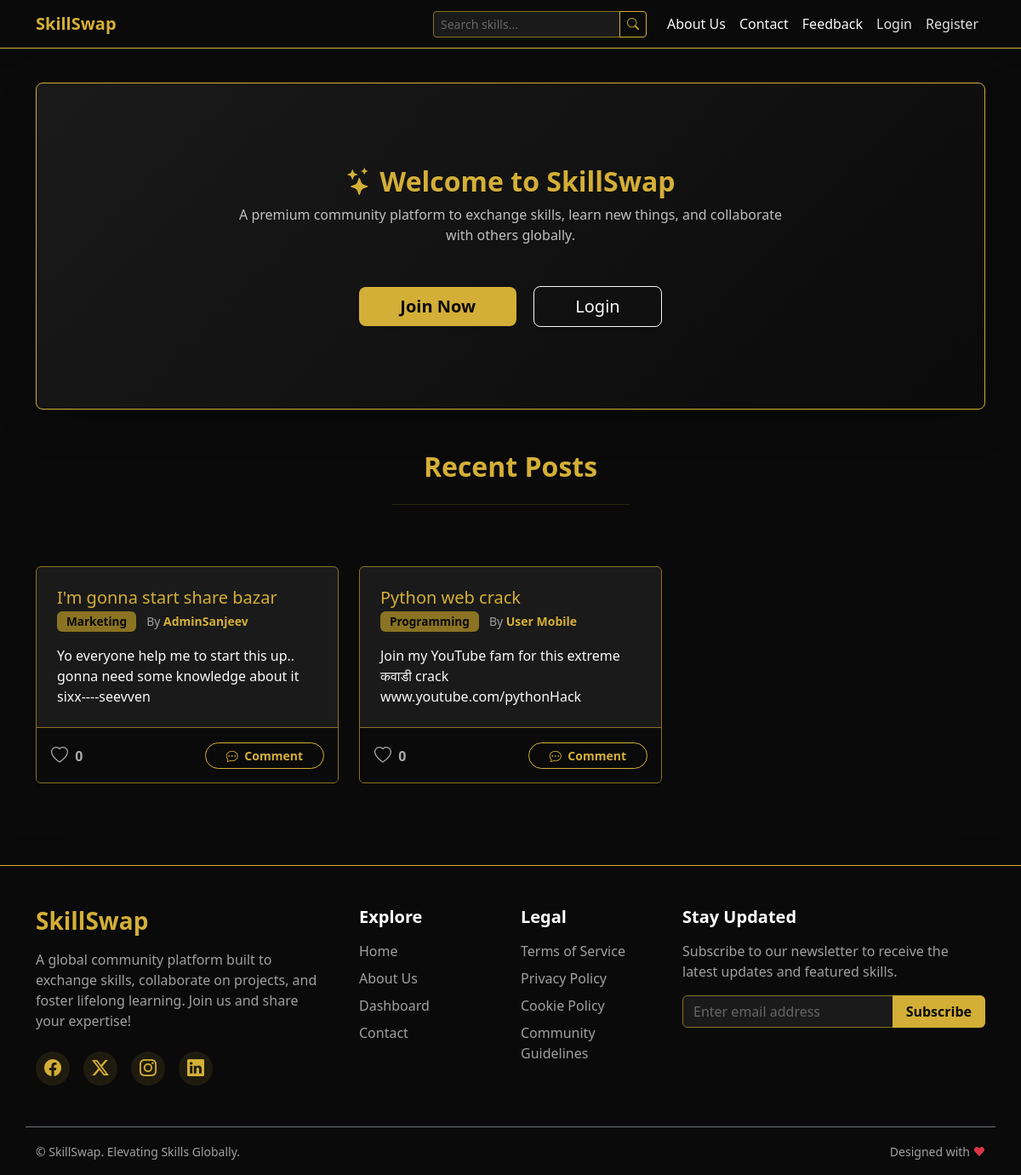
Page /home on the earlier database version.
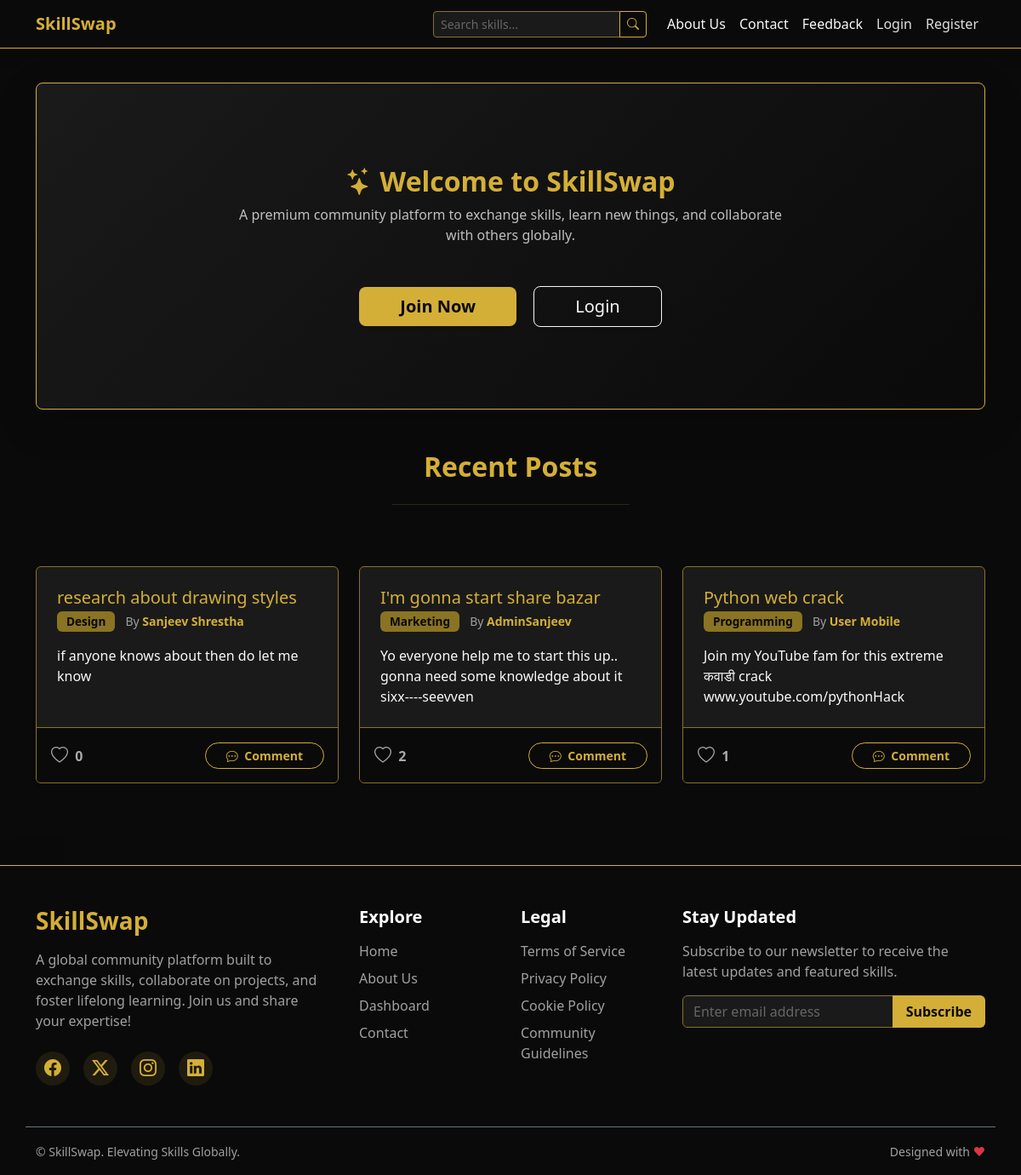
Same page on the later database version.
### models.py (models this page shows)
class Skill(db.Model):
    id = db.Column(db.Integer, primary_key=True)
    title = db.Column(db.String(100), nullable=False)
    description = db.Column(db.Text, nullable=False)
    date_posted = db.Column(db.DateTime, nullable=False, default=datetime.utcnow)
    user_id = db.Column(db.Integer, db.ForeignKey('user.id'), nullable=False)
    category_id = db.Column(db.Integer, db.ForeignKey('category.id'), nullable=False)
    comments = db.relationship('Comment', backref='skill', lazy=True)
    likes = db.relationship('Like', backref='skill', lazy=True)

class Category(db.Model):
    id = db.Column(db.Integer, primary_key=True)
    name = db.Column(db.String(50), unique=True, nullable=False)
    skills = db.relationship('Skill', backref='category', lazy=True)

class User(db.Model, UserMixin):
    id = db.Column(db.Integer, primary_key=True)
    username = db.Column(db.String(20), unique=True, nullable=False)
    email = db.Column(db.String(120), unique=True, nullable=False)
    password = db.Column(db.String(60), nullable=False)
    is_admin = db.Column(db.Boolean, default=False)
    skills = db.relationship('Skill', backref='author', lazy=True)
    comments = db.relationship('Comment', backref='author', lazy=True)
    feedbacks = db.relationship('Feedback', backref='author', lazy=True)
    likes = db.relationship('Like', backref='user', lazy=True)

### app.py (the view)
@app.route("/")
@app.route("/home")
def home():
    skills = Skill.query.order_by(Skill.date_posted.desc()).limit(6).all()
    return render_template('index.html', skills=skills)

### templates/index.html (shortened to what this page needs)
{% extends "base.html" %}
{% block content %}
<div class="p-5 mb-5 bg-darkest border border-gold shadow-lg rounded-3 text-center hero-section">
    <div class="container-fluid py-5">
        <h2 class="fw-bold text-gold mb-2"><i class="bi bi-stars me-2"></i>Welcome to SkillSwap</h2>
        <p class="col-md-8 mx-auto fs-6 text-light opacity-75">
            A premium community platform to exchange skills, learn new things, and collaborate with others globally.
        </p>
        <div class="mt-5">
            {% if not current_user.is_authenticated %}
            <a href="{{ url_for('register') }}" class="btn btn-gold btn-lg px-5 shadow-sm fw-bold">Join Now</a>
            <a href="{{ url_for('login') }}" class="btn btn-outline-light btn-lg ms-3 px-5 shadow-sm">Login</a>
            {% else %}
            <a href="{{ url_for('new_skill') }}" class="btn btn-gold btn-lg px-4 shadow-sm fw-bold"><i
                    class="bi bi-plus-circle-fill me-2"></i>Post a Skill</a>
            <a href="{{ url_for('dashboard') }}" class="btn btn-outline-light btn-lg ms-3 px-4 shadow-sm">My
                Dashboard</a>
            {% endif %}
        </div>
    </div>
</div>
<div class="row mb-4">
    <div class="col-12 text-center">
        <h2 class="text-gold fw-bold mb-4">Recent Posts</h2>
        <hr class="border-gold-subtle mx-auto w-25 mb-5">
    </div>
</div>
<div class="row g-4 mb-5">
    {% if skills %}
    {% for skill in skills %}
    <div class="col-md-4">
        <div class="card h-100 shadow-sm skill-card border-gold-subtle bg-dark">
            <div class="card-body p-4">
                <h5 class="card-title"><a href="{{ url_for('skill', skill_id=skill.id) }}" class="text-gold text-decoration-none">{{ skill.title }}</a></h5>
                <h6 class="card-subtitle mb-3 text-muted">
                    <span class="badge bg-secondary">{{ skill.category.name }}</span>
                    <small class="ms-2">By <a href="{{ url_for('user_profile', username=skill.author.username) }}" class="text-gold text-decoration-none fw-bold hover-underline">{{ skill.author.username }}</a></small>
                </h6>
                <p class="card-text text-light">{{ skill.description|truncate(120) }}</p>
            </div>
                <div class="card-footer bg-darkest border-top border-gold-subtle d-flex justify-content-between align-items-center py-3">
                    <div class="d-flex gap-4">
                        <button type="button" class="btn btn-link text-decoration-none p-0 social-btn like-btn "
                                data-skill-id="{{ skill.id }}"
                                title="Like">
                            <i class="bi bi-heart{% if current_user.is_authenticated and skill.likes|selectattr('user_id', 'equalto', current_user.id)|list|length > 0 %}-fill{% endif %} me-1 fs-5"></i>
                            <span class="like-count fw-bold">{{ skill.likes|length }}</span>
                        </button>
                    </div>
                    <a href="{{ url_for('skill', skill_id=skill.id) }}#comments" class="btn btn-outline-gold btn-sm px-4 rounded-pill fw-bold">
                        <i class="bi bi-chat-dots me-1"></i> Comment
                    </a>
                </div>
        </div>
    </div>
    {% endfor %}
    {% else %}
    <div class="col-12">
        <div class="alert alert-info bg-darkest border-gold text-center text-light">
            No skills have been posted yet. Be the first to share your expertise!
        </div>
    </div>
    {% endif %}
</div>
{% endblock %}

Differences in the rows shown:
added Skill: title "research about drawing styles", category.name "Design", author.username "Sanjeev Shrestha", description "if anyone knows about then do let me know", likes|length "0"
computed for Skill "I'm gonna start share bazar": likes|length "0" → "2"
computed for Skill "Python web crack": likes|length "0" → "1"
